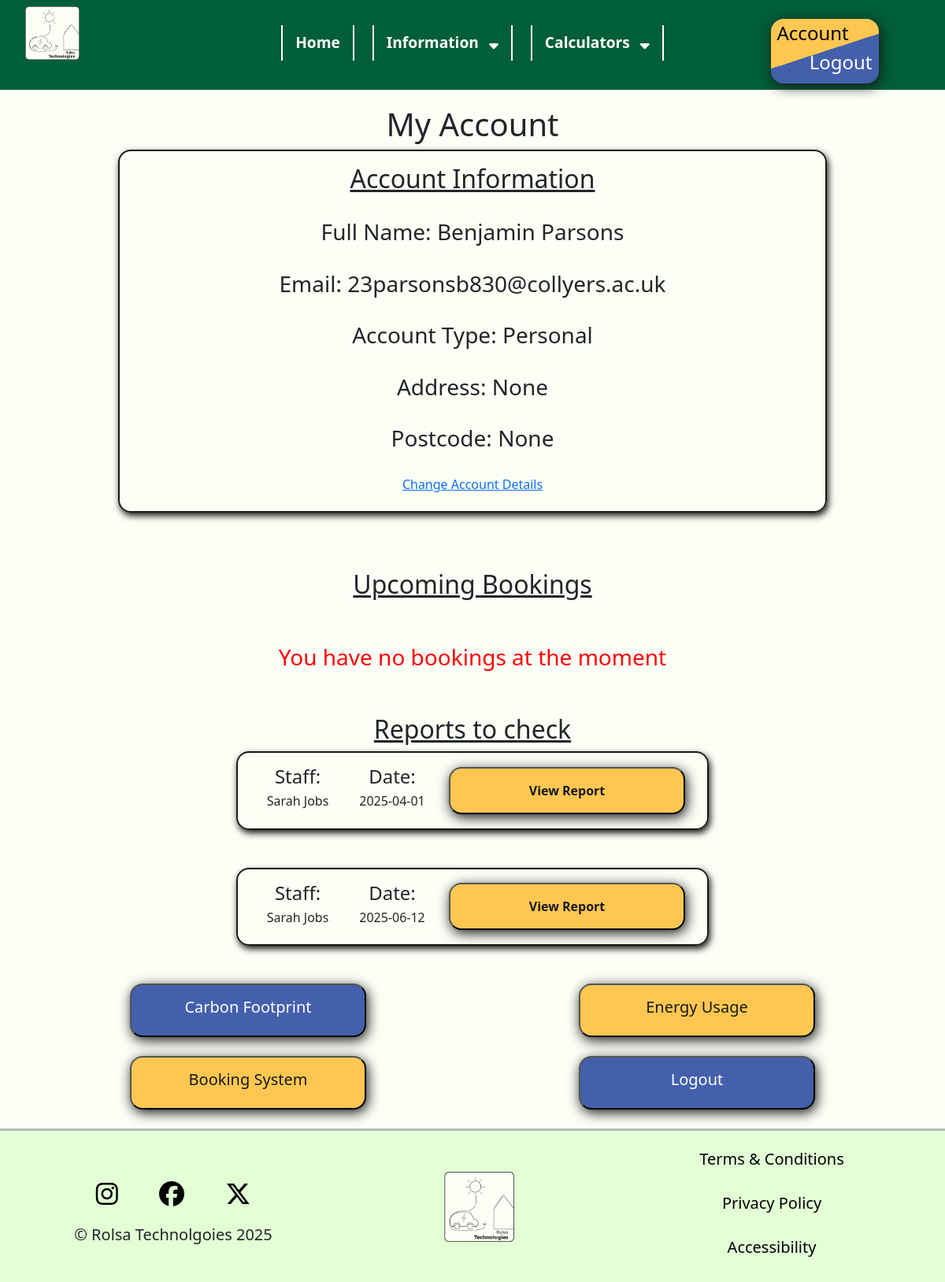
Page /account (signed in) on the earlier database version.
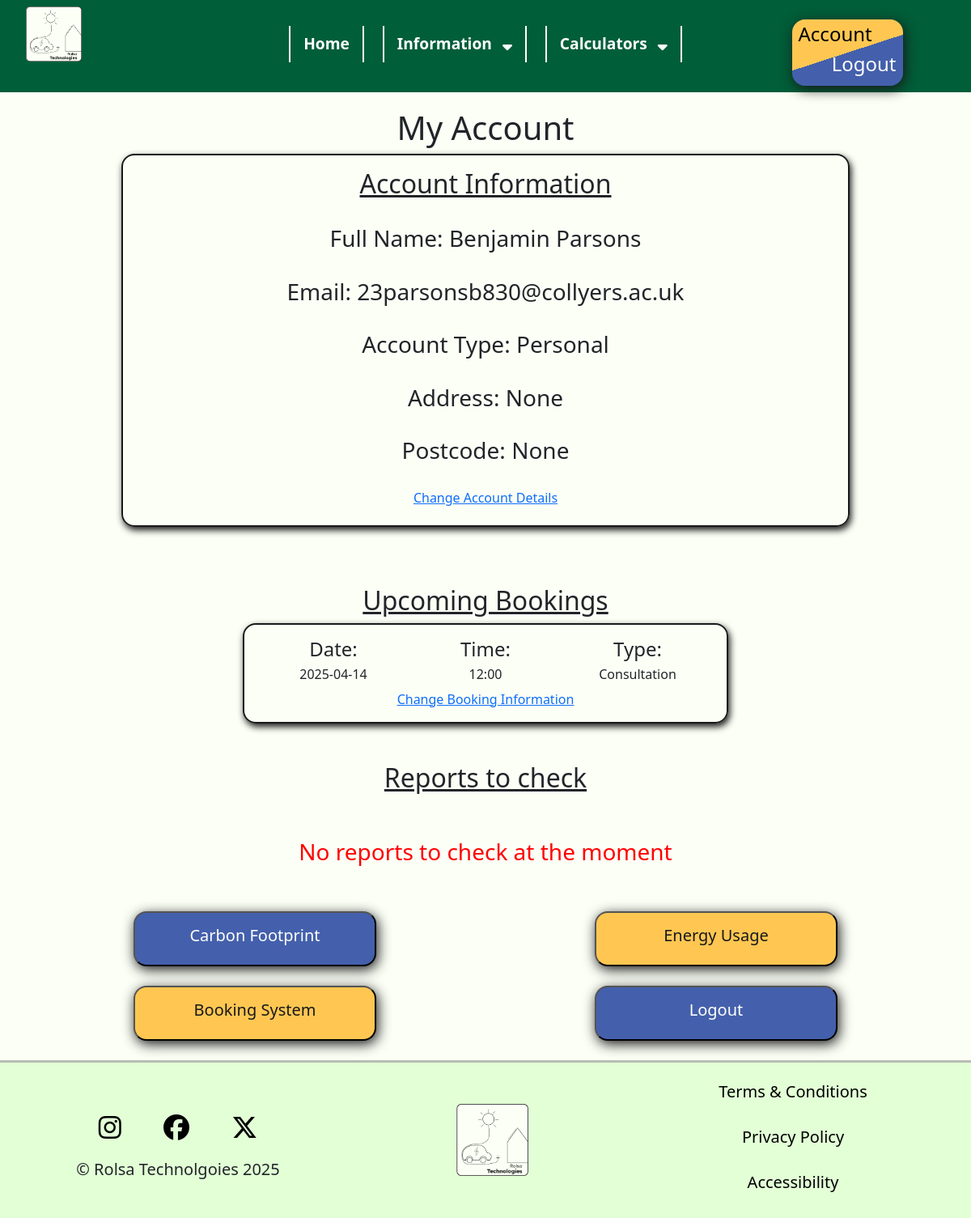
Same page on the later database version.
### tables this page shows
CREATE TABLE Personal(
    AccountID INTEGER NOT NULL,
    FullName VARCHAR(255) NOT NULL,
    DateOfBirth DATE,
    Address TEXT,
    Postcode VARCHAR(8),
    FOREIGN KEY (AccountID) REFERENCES Account(AccountID)
);

CREATE TABLE Account (
    AccountID INTEGER NOT NULL,
    Email BOOLEAN DEFAULT 1,
    Password VARCHAR(255) NOT NULL,
    AccountTypeID INTEGER DEFAULT 1,
    PRIMARY KEY (AccountID),
    FOREIGN KEY (AccountTypeID) REFERENCES AccountType(AccountTypeID)
);

CREATE TABLE AccountType (
    AccountTypeID INTEGER NOT NULL,
    Type VARCHAR(25) NOT NULL,
    PRIMARY KEY (AccountTypeID)
);

CREATE TABLE BookingReport (
    ReportID INTEGER,
    ConsultationID INTEGER NOT NULL,
    FollowUpID INTEGER,
    Foreign KEY (ReportID) REFERENCES Report(ReportID),
    FOREIGN KEY (ConsultationID) REFERENCES Booking(BookingID),
    FOREIGN KEY (FollowUpID) REFERENCES Booking(BookingID)
);

CREATE TABLE Staff(
    StaffID INTEGER NOT NULL,
    AccountID INTEGER NOT NULL,
    FullName VARCHAR(255) NOT NULL,
    Role VARCHAR(25) NOT NULL,
    OfficeID INTEGER NOT NULL,
    PhoneExt VARCHAR(3) NOT NULL,
    PRIMARY KEY (StaffID),
    FOREIGN KEY (AccountID) REFERENCES Account(AccountID),
    FOREIGN KEY (OfficeID) REFERENCES Office(OfficeID)
);

CREATE TABLE Booking (
    BookingID INTEGER NOT NULL,
    BookingTypeID INTEGER NOT NULL,
    MadeDateTime DATETIME NOT NULL,
    ForDateTime DATETIME NOT NULL,
    AccountID INTEGER NOT NULL,
    PaymentStatusID INTEGER,
    PaymentReference VARCHAR(255),
    PRIMARY KEY (BookingID),
    FOREIGN KEY (BookingTypeID) REFERENCES BookingType(BookingTypeID),
    FOREIGN KEY (AccountID) REFERENCES Account(AccountID),
    FOREIGN KEY (PaymentStatusID) REFERENCES PaymentStatus(PaymentStatusID)
);

CREATE TABLE BookingType (
    BookingTypeID INTEGER NOT NULL,
    Title VARCHAR(25) NOT NULL,
    PRIMARY KEY (BookingTypeID)
);

### main.py (the view)
@app.route("/account")
def account():
    accountType = session.get('type', None)
    account = session.get('account', None)
    if account != None and accountType == 1 or accountType == 2:
        AccountInformation, BookingsInformation = Get.RetrieveInfo(account)
        ReportViewing = Get.ReportsToCheck(account)
        return render_template("account.html", AccountInformation = AccountInformation, BookingsInformation = BookingsInformation, ReportViewing = ReportViewing)
    elif account != None and accountType == 3:
        return redirect("/admin")
    else:
        return redirect("/login")

### get.py (called while the page is built)
def ReportsToCheck(account):
    ReportViewing = {}
    con = sqlite3.connect("RolsaDB.db")
    cursor = con.cursor()
    cursor.execute("SELECT BR.ReportID, ForDateTime, S.FullName FROM BookingReport BR JOIN Report R ON BR.ReportID = R.ReportID JOIN Staff S ON R.StaffID = S.StaffID JOIN Booking B ON BR.ConsultationID = B.BookingID WHERE FollowUpID IS NULL AND B.AccountID = (SELECT AccountID FROM Account WHERE Email = ?)", (account,))
    Reports = cursor.fetchall()
    con.close()
    for report in Reports:
        Date = report[1].split(" ")[0]
        ReportViewing[report] = {
            "ReportID": report[0],
            "Date": Date,
            "Staff": report[2]
        }
    return ReportViewing

### main.py (called while the page is built)
@app.context_processor
def inject_global_data():
    return {
        "account": session.get('account', None), #email address is considered as account
        "type": session.get('type', None) #type is considered as account type (Personal, Business, Admin)
    }

### templates/account.html (shortened to what this page needs)
{% extends "base.html" %}
{% block css %}
<link rel="stylesheet" href="{{ url_for('static', filename='css/account.css') }}">
{% endblock %}
{% block content %}
<h1>My Account</h1>
<div class="infobox">
    <center>
        <h2>Account Information</h2>
        <br>
        {% if AccountInformation.Type == "Personal" %}
          <h3>Full Name: {{ AccountInformation.FullName}}</h3><br>
        {% elif AccountInformation.Type == "Business" %}
          <h3>Business Name: {{ AccountInformation.FullName }}</h3><br>
        {% endif %}
        <h3>Email: {{ AccountInformation.Email }}</h3><br>
        <h3>Account Type: {{ AccountInformation.Type }} </h3><br>
        <h3>Address: {{ AccountInformation.Address }}</h3><br>
        <h3>Postcode: {{ AccountInformation.Postcode }}</h3><br>
        <h6><a href="">Change Account Details</a></h6>
    </center>
</div><br><br><br>
<h2>Upcoming Bookings</h2>
{% if BookingsInformation %}
{% for counter, booking in BookingsInformation.items() %}
<div class="bookingbox">
    <div class="container text-center">
        <div class="row align-items-center">
          <div class="col">
            <h4>Date:</h4>
            <h6>{{ booking.Date }}</h6>
          </div>
          <div class="col">
            <h4>Time:</h4>
            <h6>{{ booking.Time }}</h6>
          </div>
          <div class="col">
            <h4>Type:</h4>
            <h6>{{ booking.Type }}</h6>
          </div>
        </div>
    </div>
    <center>
    <a href="">Change Booking Information</a></center>
</div>
<br><br>
{% endfor %}
{% else %}
<br><br>
<h3 style="text-align: center; color: red;">You have no bookings at the moment</h3>
<br><br>
{% endif %}
<h2>Reports to check</h2>
{% if ReportViewing %}
{% for counter, report in ReportViewing.items() %}
  <div class="bookingbox">
    <div class="container text-center">
        <div class="row align-items-center">
          <div class="col">
            <h4>Staff:</h4>
            <h6>{{ report.Staff }}</h6>
          </div>
          <div class="col">
            <h4>Date:</h4>
            <h6>{{ report.Date }}</h6>
          </div>
          <div class="col">
            <button id="YellowButton" onclick="window.location.href='/view_report{{report.ReportID}}'"><strong>View Report</strong></button>
          </div>
        </div>
    </div>
  </div>
  <br><br>
{% endfor %}
{% else %}
<br><br>
<h3 style="text-align: center; color: red;">No reports to check at the moment</h3>
<br><br>
{% endif %}
<div class="container text-center">
    <div class="row align-items-center">
        <div class="col">
            <button id="BlueButton"><h5>Carbon Footprint</h5></button>
        </div>
        <div class="col">
            <button id="YellowButton"><h5>Energy Usage</h5></button>
        </div>
    </div>
</div>
<br>
<div class="container text-center">
    <div class="row align-items-start">
        <div class="col">
            <button id="YellowButton" onclick="window.location.href='{{ url_for('consultation')}}'"><h5>Booking System</h5></button>
        </div>
        <div class="col">
            <button id="BlueButton" onclick="window.location.href='/logout'"><h5>Logout</h5></button>
        </div>
    </div>
</div>
<br>
{% endblock%}

### templates/base.html (shortened to what this page needs)
<!DOCTYPE html>
<html lang="en">
<head>
    <link rel="stylesheet" href="{{ url_for('static', filename='css/general.css') }}">
    {% block css %}{% endblock %}
    <link href="https://cdn.jsdelivr.net/npm/bootstrap@5.3.3/dist/css/bootstrap.min.css" rel="stylesheet">
</head>
<body>
<nav>
    <div class="row">
        <div class="col-sm-3"><a href="{{ url_for('index')}}"><img src="{{ url_for('static', filename='images/Logo.png')}}" id="logo" alt="Rolsa Technologies Logo"></a></div>
        <div class="col-sm-6">
            <div class="top">
            <ul>
                <li><a href="{{ url_for('index')}}">Home</a></li>
                <li>Information <span><i class="fa fa-sort-down"></i></span>
                </li>
                <li>Calculators <span><i class="fa fa-sort-down"></i></span>
                </li>
            </ul>
        </div>
        </div>
        <div  class="col-sm-3">
            <center>
                {% if account %}
                <div id="buttonbox">
                    <h4 id="left"><a href="{{ url_for('account')}}">Account</a></h4>
                    <h4 id="right"><a href="{{ url_for('logout')}}">Logout</a></h4>
                </div>
                {% else %}
                <div id="buttonbox">
                    <h4 id="left"><a href="{{ url_for('login')}}">Login</a></h4>
                    <h4 id="right"><a href="{{ url_for('register')}}">Register</a></h4>
                </div>
                {% endif %}
            </center>
        </div>
    </div>
</nav>
{% block content %}{% endblock %}
<footer>
    <div class="container text-center">
        <div class="row align-items-center">
          <div class="col">
            <a href=""><i class="fa-brands fa-instagram"></i></a>
            <a href=""><i class="fa-brands fa-facebook"></i></a>
            <a href=""><i class="fa-brands fa-x-twitter"></i></a>
            <br>
            <h5>&copy; Rolsa Technolgoies 2025</h5>
          </div>
          <div class="col">
            <a href="{{ url_for('index')}}"><img src="{{ url_for('static', filename='images/Logo.png')}}" id="logo" alt="Rolsa Technologies Logo"></a>
          </div>
          <div class="col">
                <br>
                <h5><a href="">Terms & Conditions</a></h5><br>
                <h5><a href="">Privacy Policy</a></h5><br>
                <h5><a href="">Accessibility</a></h5><br>
          </div>
        </div>
      </div>
</footer>
</body>
</html>

### static/css/general.css (style rules this page uses)
body { font-family: "Lexend", sans-serif; margin: 0; padding: 0; background-color: #FCFFF6 !important; color: #191919; }
h1 { text-align: center; margin-bottom: 1.5vh; }
h2 { text-align: center; text-decoration: underline; margin-top: 2vh; margin-bottom: 1vh; }
nav { background-color: #005E39; width: 100%; padding: 1vh 2vh; margin-bottom: 2.5vh; }
nav ul { list-style-type: none; padding: 0; display: flex; justify-content: center; flex-wrap: wrap; position: relative; z-index: 10; color: white; }
nav ul li { display: inline-block; margin: 0.5vh 2%; font-size: larger; font-weight: bolder; border-right: 2px solid white; border-left: 2px solid white; padding: 1vh 2vh; position: relative; }
span { margin-left: 1vh; }
nav a { color: white; text-decoration: none; }
#buttonbox { background: rgb(68,96,172); background: linear-gradient(-18deg, rgba(68,96,172,1) 50%, rgba(255,199,82,1) 50%); width: 50%; padding: 0.5vh 1vh; border-radius: 2vh; margin-top: 2vh; box-shadow: 0.25vh 0.5vh 2vh #191919; }
#buttonbox #left { text-align: left; }
#buttonbox h4#left a { color: black; }
#buttonbox #right { text-align: right; }
#logo { width:25%; margin-left: 2vh; }
footer { background-color: #E2FFD6; border-top: 3px solid #b7beb4; }
footer i { font-size: xx-large; margin: 3vh; color: black; }
footer a { color: black; text-decoration: none; }
.top { margin-top: 2.5vh; }
#BlueButton { background-color: #4460AC; color: white; padding: 2vh 4vh; border-radius: 2vh; min-width: 300px; max-width: 95%; box-shadow: 0.25vh 0.5vh 2vh #191919; transition: 0.25s; }
#YellowButton { background-color: #FFC752; color: #191919; padding: 2vh 4vh; border-radius: 2vh; min-width: 300px; max-width: 95%; box-shadow: 0.25vh 0.5vh 2vh #191919; transition: 0.25s; }

### static/css/account.css (style rules this page uses)
.infobox { width: 75%; margin-left: auto; margin-right: auto; padding: 2vh; border: 2px solid #191919; border-radius: 2vh; box-shadow: 0.25vh 0.5vh 1vh #191919; }
.bookingbox { width: 50%; margin-left: auto; margin-right: auto; padding: 2vh; border: 2px solid #191919; border-radius: 2vh; box-shadow: 0.25vh 0.5vh 1vh #191919; }

Differences in the rows shown:
no longer on this page (row edited): BookingReport: Staff "Sarah Jobs", Date "2025-04-01"
no longer on this page (row edited): BookingReport: Staff "Sarah Jobs", Date "2025-06-12"
added Booking: Address "None", Postcode "None"
now on this page (row unchanged): BookingType: Type "Consultation"
Other differences:
{{ AccountInformation.Address }}: "None" → (not shown)
{{ AccountInformation.Postcode }}: "None" → (not shown)
new list line: "Date: 2025-04-14 Time: 12:00 Type: Change Booking Information"
text no longer shown: "You have no bookings at the moment"
text now shown: "No reports to check at the moment"
